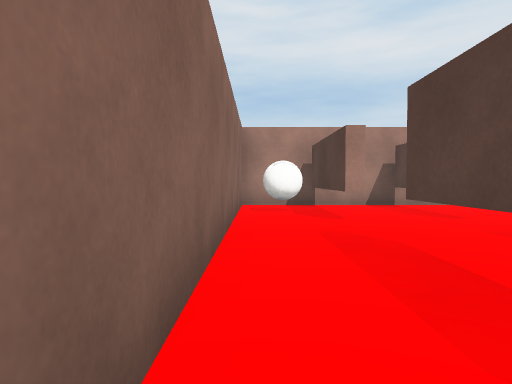
[1] (above)

24 first-person views from a walk through a 3-D level made in the Unity game engine. The camera is 0.62 m above the floor, tilts 2° down and sees 75° across. The floor is counted in squares, 1 m on a side. Each view is taken from the middle of a square. On the plan, view 1 faces up. The plan holds only what a view shows up to about 10 squares ahead; the rest is blank. Surface patterns are stand-ins for the level's own textures.

[2]
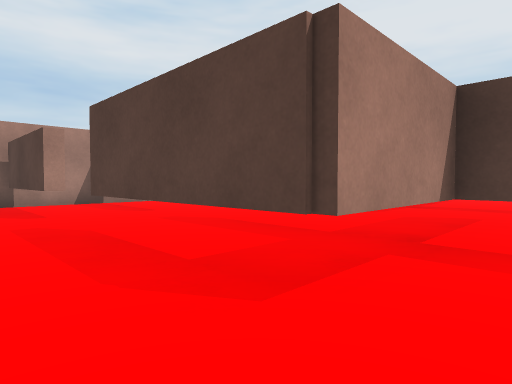

[3]
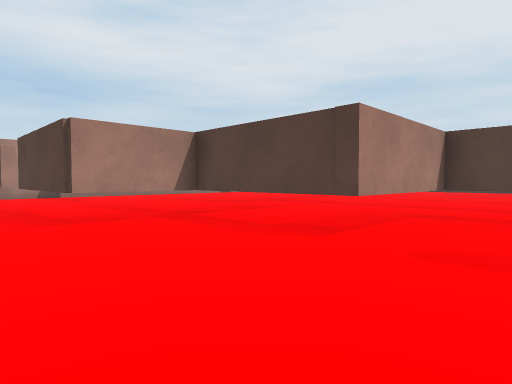

[4]
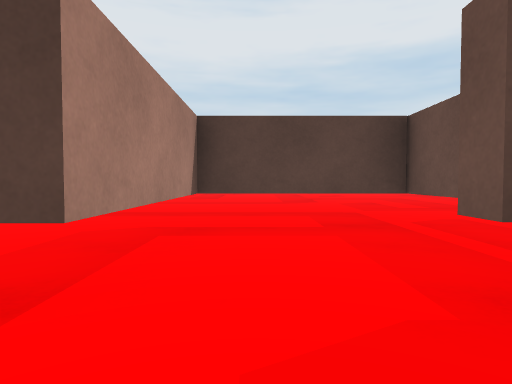

[5]
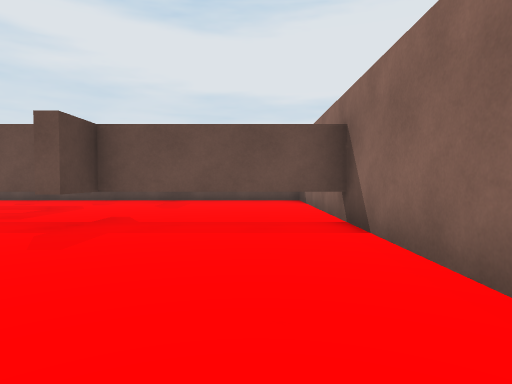

[6]
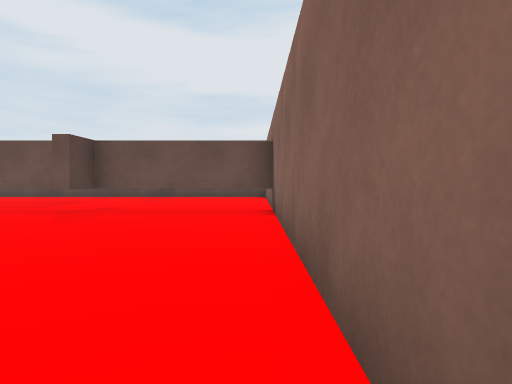

[7]
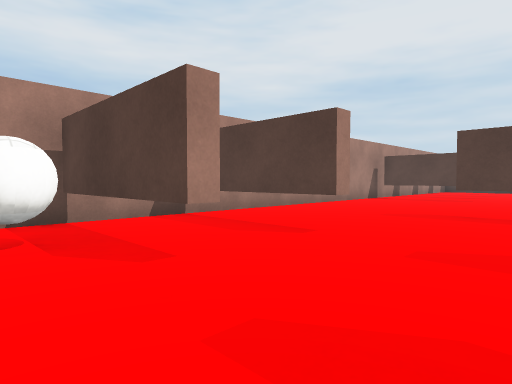

[8]
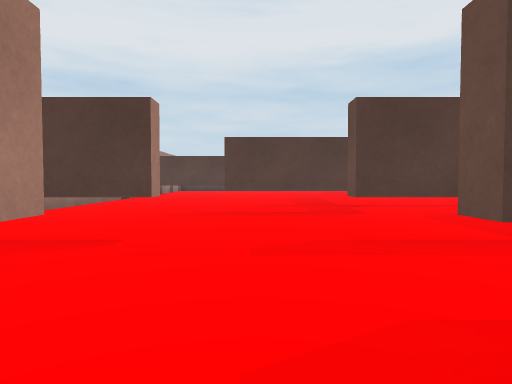

[9]
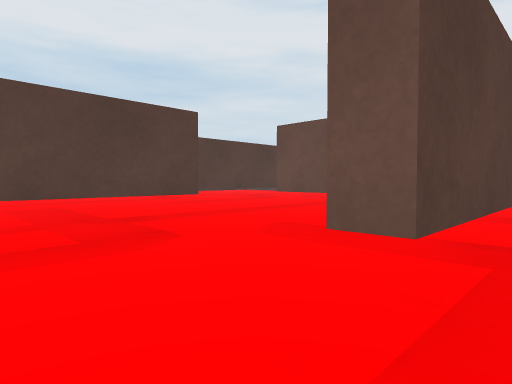

[10]
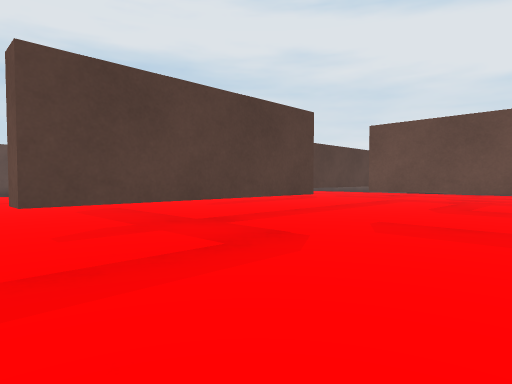

[11]
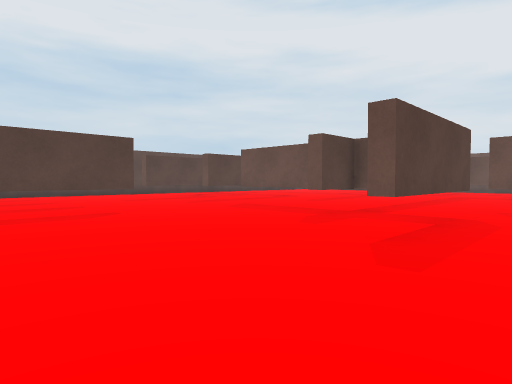

[12]
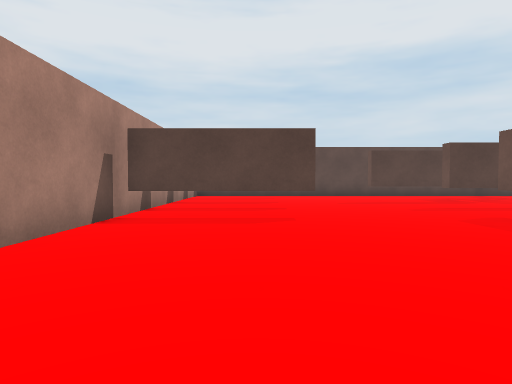

[13]
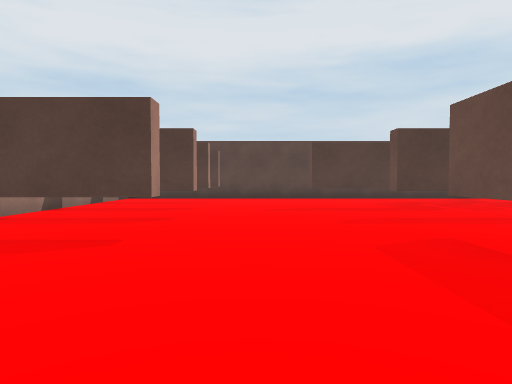

[14]
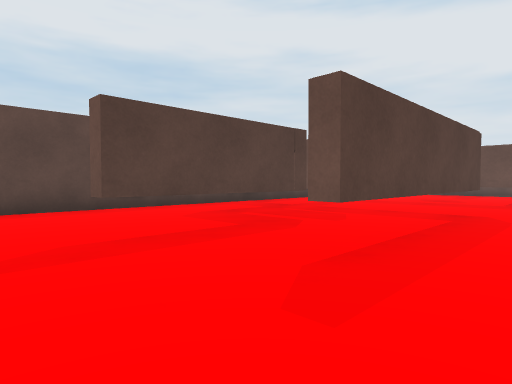

[15]
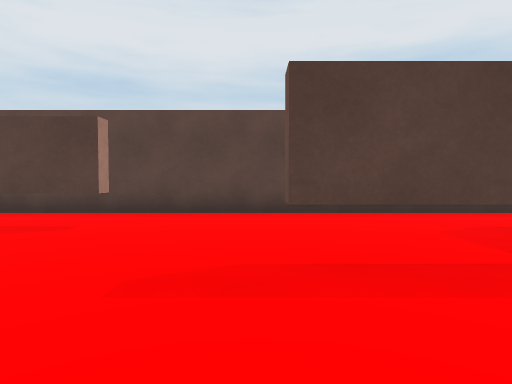

[16]
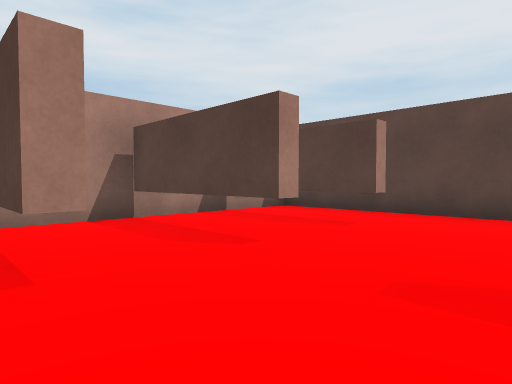

[17]
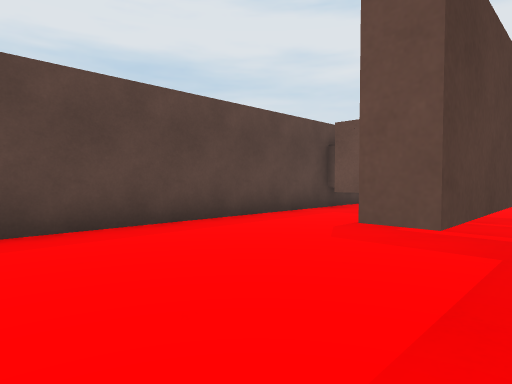

[18]
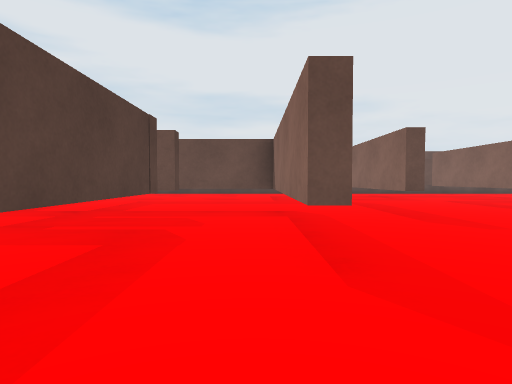

[19]
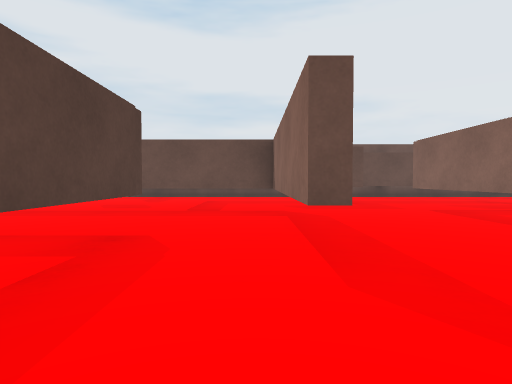

[20]
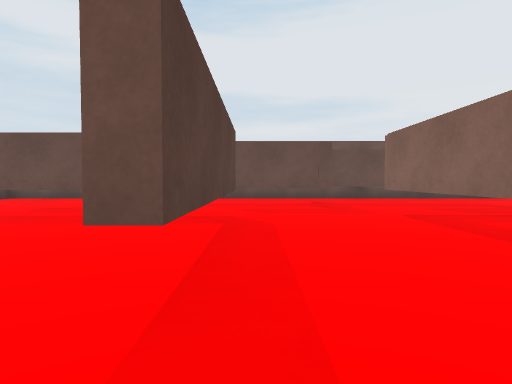

[21]
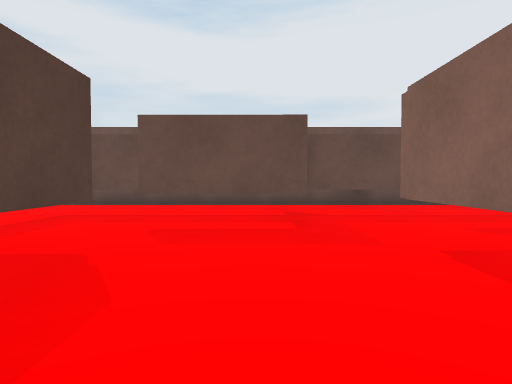

[22]
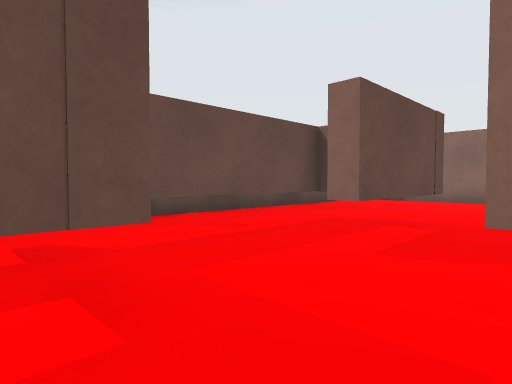

[23]
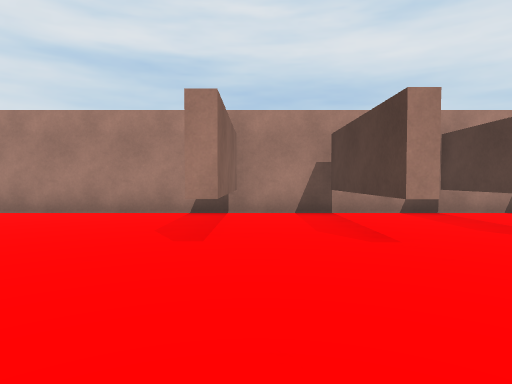

[24]
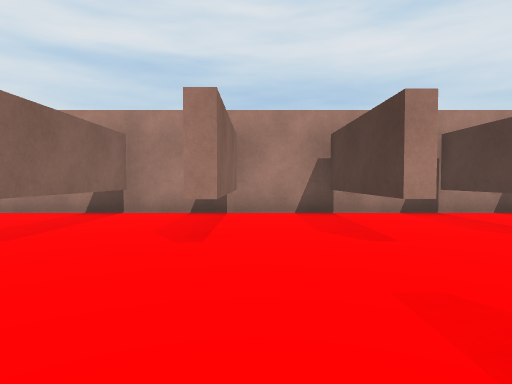

### Floor plan
Key: @ floor where view 1 was taken; # wall or solid block; . floor; T thing the floor can be seen under or through; B ball.
Columns run from 1 left of view 1 to 20 right of it. Each row starts with its distance up from view 1.
  9   ####################
  8  ##.T.......T.T.T.T..#
  7  BB.T.......T.T.T.T..#
  6 #.#.T.......T.T.T.T..#
  5 #.............T......#
  4 #......T.............#
  3 #......T.............#
  2 #.#.T...TTTTT...T....#
  1 #.#.T.... ....T.T....#
  0 #@.TT TT.T....T..TT..#
 -1 #...T....T....T... ..#
 -2 #...T....T..#.T..# ..#
 -3 #....TTT.T..#..TTT  ##
 -4 #......T.T..#.....
 -5 #......T.T..#.....
 -6 #####TTT T...#####
 -7       TTT..###
 -8        ...
 -9        ####

Where each view was taken, in squares from view 1:
view 1: 0 up, 0 right, facing up
view 2: 1 down, 0 right, facing up-right
view 3: 5 down, 0 right, facing up-right
view 4: 4 down, 2 right, facing right
view 5: 1 down, 1 right, facing down
view 6: 1 up, 0 right, facing down
view 7: 3 up, 0 right, facing up-right
view 8: 4 up, 0 right, facing right
view 9: 4 up, 3 right, facing down-right
view 10: 5 up, 4 right, facing down-right
view 11: 8 up, 5 right, facing down-right
view 12: 6 up, 6 right, facing right
view 13: 4 up, 8 right, facing right
view 14: 4 up, 12 right, facing down-right
view 15: 3 up, 13 right, facing right
view 16: 3 up, 13 right, facing up-right
view 17: 4 up, 15 right, facing down-right
view 18: 4 up, 14 right, facing down
view 19: 1 up, 12 right, facing down
view 20: 0 up, 11 right, facing down
view 21: 3 down, 10 right, facing down
view 22: 6 down, 10 right, facing down-left
view 23: 2 up, 12 right, facing up
view 24: 2 up, 14 right, facing up
